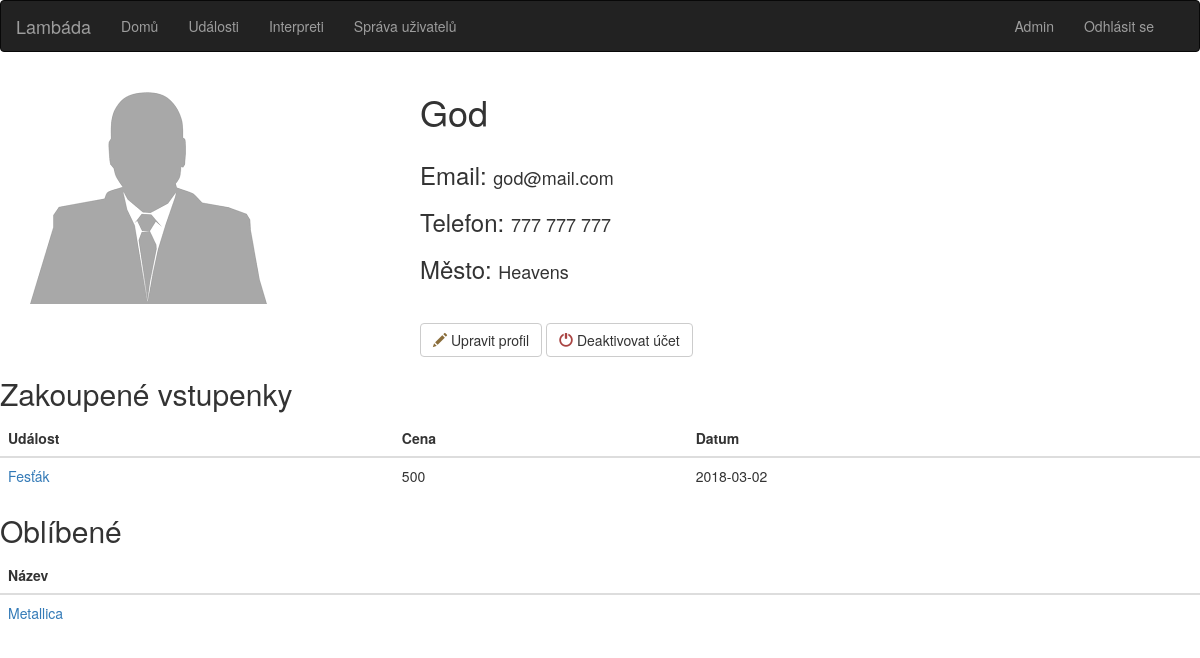
/profil.php?login=Admin (signed in), run on the app's committed database.
### tables this page shows
CREATE TABLE uzivatel (
  login VARCHAR(30) NOT NULL,
  heslo VARCHAR(30) NOT NULL, 
  jmeno VARCHAR(50) NOT NULL,
  mesto VARCHAR(30),
  email VARCHAR(50) NOT NULL,
  tel_cislo VARCHAR(20),
  prava VARCHAR(10) DEFAULT 'user'
);

CREATE TABLE vstupenka (
  cislo_vstup INTEGER NOT NULL AUTO_INCREMENT, 
  cena INTEGER,
  login CHAR(11) NOT NULL, 
  typ VARCHAR(10) NOT NULL,
  udalost VARCHAR(50),
  dat_zac DATE,
  PRIMARY KEY (cislo_vstup)
);

CREATE TABLE oblibenec (
  login CHAR(11),
  interpret VARCHAR(50)
);

### profil.php (the view, shortened to what this page needs)
<!DOCTYPE html>
<html>
	<head>
		<link rel="stylesheet" href="https://maxcdn.bootstrapcdn.com/bootstrap/3.3.7/css/bootstrap.min.css">
		<link rel="stylesheet" href="style.css">
	</head>
	<body>
		<?php include 'database.php'; ?>
		<nav class="navbar navbar-inverse">
			<div class="container-fluid">
				<div class="navbar-header">
					<a class="navbar-brand" href="index.php">Lambáda</a>
				</div>
				<div class="collapse navbar-collapse" id="myNavbar">
					<ul class="nav navbar-nav">
						<li><a href="index.php">Domů</a></li>
						<li><a href="udalosti.php">Události</a></li>
						<li><a href="interpreti.php">Interpreti</a></li>
						<li><a href="uzivatele.php" class="<?php if (!isset($_SESSION['admin'])) echo hidden?>">Správa uživatelů</a></li>
					</ul>
					<ul class="nav navbar-nav navbar-right <?php if (!isset($_SESSION['uzivatel'])) echo hidden?>">
						<li><?php if(isset($_SESSION['uzivatel'])) echo "<a href='profil.php?login=" .$_SESSION['uzivatel']. "'>" .$_SESSION['uzivatel']. "</a></li>
						<li><a href='index.php?logout'> Odhlásit se</a>"?></li>
					</ul>
				</div>
			</div>
		</nav>
		<?php
			$sql = "SELECT * FROM uzivatel WHERE login = '".$_GET["login"]."'";
			$result = $conn->query($sql);
			$row = $result->fetch_assoc();
			$majitel = $row['login'];
		?>
			<div class='container'>
				<div class='row'>
					<div class='col-12 col-md-4'>
						<br>
						<img src='images/generic.png' class='profile_pic' class='img-responsive'>
						<br>
					</div>
					<div class='col-12 col-md-6'>
						<?php if(!isset($_POST['edit'])){
							echo "<h1>" .$row["jmeno"]. "</h1>";
						}
						?>
						<br>
						<?php if (!isset($_POST['edit'])){ ?>
								<h3>Email: </h3>	<h4><?echo $row["email"] ?></h4>
								<br><br>
								<h3>Telefon: </h3>	<h4><?echo $row["tel_cislo"]?></h4>
								<br><br>
								<h3>Město: </h3>	<h4><?echo $row["mesto"]?></h4>
							<? } else { ?>
								<? if (isset($_SESSION['admin'])) { ?>
								<h3>Práva:</h3> <br>
									<label class="radio-inline"><input type="radio" name="type" value="user" <? if($row["prava"] == "user")echo "checked"?>>user</label>
									<label class="radio-inline"><input type="radio" name="type" value="admin" <? if($row["prava"] == "admin") echo "checked"?>>admin</label>
							 <? } } ?>
						<br><br><br>
						<?php if (!isset($_POST['edit'])) { ?>
						<form action='' method='post'><button type='submit' name='edit' value='true' class='btn btn-default'><span class="glyphicon glyphicon-pencil text-warning"></span> Upravit profil</button>
						<form action='' method='post'><button type='submit' name='deactivate' value=<?php echo $row["login"];?> class='btn btn-default'><span class='glyphicon glyphicon-off text-danger'></span> Deaktivovat účet</button>
						<? } ?>
					</div>
				</div>
			</div>
		<h2>Zakoupené vstupenky</h2>
		<table class='table table-hover'>
			<thead><tr><th>Událost</th><th>Cena</th><th>Datum</th></tr></thead>
			<?php
				$sql = "SELECT * FROM vstupenka WHERE login='".$majitel."'";
				$result = $conn->query($sql);
				if ($result->num_rows > 0) {
			?>
			<tbody>
				<?while($row = $result->fetch_assoc()) {?>
				<tr>
					<td><a href = "udalost.php?u=<?echo $row['udalost']?>" > <?echo $row["udalost"]?> </a></td>
					<td><?echo $row["cena"]?></td>
					<td><?echo $row["dat_zac"]?></td>
				</tr>
				<?}?>
				<?}?>
			</tbody>
		</table>
		<h2>Oblíbené</h2>
		<table class='table table-hover'>
			<thead><tr><th>Název</th></tr></thead>
			<?php
				$sql = "SELECT * FROM oblibenec WHERE login='".$majitel."'";
				$result = $conn->query($sql);
				if ($result->num_rows > 0) {
			?>
			<tbody>
				<?while($row = $result->fetch_assoc()) {?>
				<tr>
					<td><a href = "kapela.php?jmeno=<?echo $row['interpret']?>" > <?echo $row["interpret"]?> </a></td>
				</tr>
				<?}?>
				<?}?>
			</tbody>
		</table>
	</body>
</html>

### style.css (style rules this page uses)
.profile_pic { max-height: 250px; }
h3, h4 { display:inline; }

### data on the page
uzivatel: jmeno "God", email "god@mail.com", tel_cislo "777 777 777", mesto "Heavens"
vstupenka: udalost "Fesťák", cena "500", dat_zac "2018-03-02"
oblibenec: interpret "Metallica"

### other printed values
$_SESSION['uzivatel'] "Admin"
